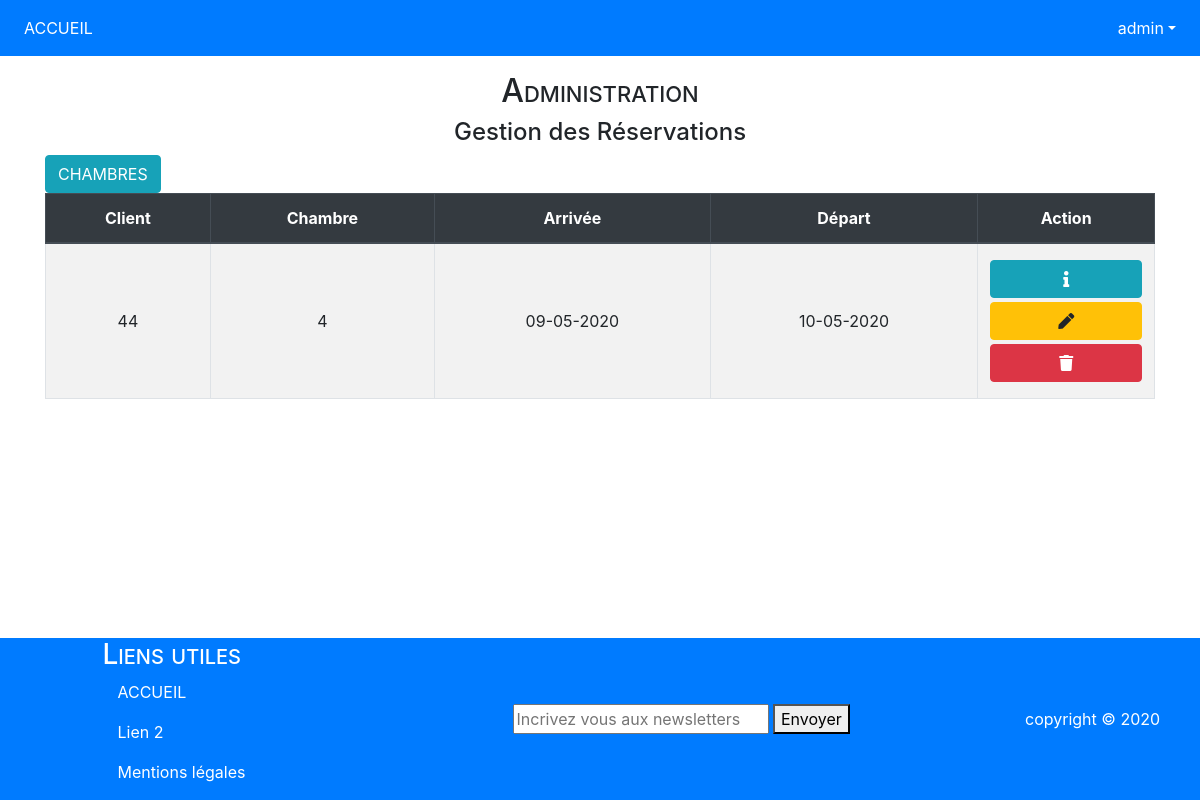
The app's page /index.php?action=admin (signed in) with its own data.
### tables this page shows
CREATE TABLE `reservation` (
  `numClient` int(11) NOT NULL,
  `numChambre` int(11) NOT NULL,
  `dateArrivee` date NOT NULL,
  `dateDepart` date NOT NULL
);

### index.php (called while the page is built)
<?php
require('./app/Router.php');
$router = new Router($base);
$router->reqUrl();

### models/Driver.php (called while the page is built, shortened)
<?php
abstract class Driver
{
    protected $base;
    public function __construct($base)
    {
        $this->base = $base;
    }
    public function listeReservation()
    {
        $sql = "SELECT * FROM reservation ORDER BY dateArrivee, dateDepart";
        $res = $this->base->prepare($sql);
        $res->execute();
        $rows = $res->fetchAll(PDO::FETCH_OBJ);
        $data = [];
        $compteur = 0;
        foreach($rows as $row)
        {
            $reserv = new Reservation();
            $reserv->setNumClient($row->numClient);
            $reserv->setNumChambre($row->numChambre);
            $reserv->setDateArrivee($row->dateArrivee);
            $reserv->setDateDepart($row->dateDepart);
            $data[$compteur++] = $reserv;
        }
        return $data;
    }
}

### models/Reservation.class.php (called while the page is built, shortened)
<?php
class Reservation
{
    private $numClient;
    private $numChambre;
    private $dateArrivee;
    private $dateDepart;
    public function getDateDepart() {
        return $this->dateDepart;
    }
    public function setDateDepart($dateDepart) {
        $this->dateDepart = $dateDepart;
    }
    public function getDateArrivee() {
        return $this->dateArrivee;
    }
    public function setDateArrivee($dateArrivee) {
        $this->dateArrivee = $dateArrivee;
    }
    public function getNumChambre() {
        return $this->numChambre;
    }
    public function setNumChambre($numChambre) {
        $this->numChambre = $numChambre;
    }
    public function getNumClient() {
        return $this->numClient;
    }
    public function setNumClient($numClient) {
        $this->numClient = $numClient;
    }
}

### views/backend/admin.php (the view, shortened to what this page needs)
<h2 class="text-center">Administration</h2>
<h4 class="text-center">Gestion des Réservations</h4>
<div class="input-group my-1 justify-content-between" style="margin-bottom: 0 !important;">
    <div>
        <a href="./index.php?action=list_chambre" class="btn btn-info">CHAMBRES</a>
    </div>
</div>
<?php if($nbRow === 0) { echo "<div class='posCenter'><h2 class='text-center'>Il n'y a actuellement aucune réservation !</h2></div>"; } else { ?>
<table class="table table-bordered table-striped table-hover text-center align-middle">
    <thead class="thead-dark">
        <tr>
            <th class="align-middle">Client</th>
            <th class="align-middle">Chambre</th>
            <th class="align-middle">Arrivée</th>
            <th class="align-middle">Départ</th>
            <th class="align-middle">Action</th>
        </tr>
    </thead>
    <tbody>
        <?php foreach($data as $d) { ?>
        <tr>
            <td class="align-middle"><?= $d->getNumClient(); ?></td>
            <td class="align-middle"><?= $d->getNumChambre(); ?></td>
            <td class="align-middle"><?= date('d-m-Y', strtotime($d->getDateArrivee())); ?></td>
            <td class="align-middle"><?= date('d-m-Y', strtotime($d->getDateDepart())); ?></td>
            <td class="align-middle">
                <div class="my-1"><a href="./index.php?action=detail_reserv&client=<?= $d->getNumClient(); ?>&chambre=<?= $d->getNumChambre(); ?>" class="btn btn-info col" title="Détails de la réservation du client <?= $d->getNumClient(); ?>"><i class="fas fa-info"></i></a></div>
                <div class="my-1"><a href="./index.php?action=upd_reserv&client=<?= $d->getNumClient(); ?>&chambre=<?= $d->getNumChambre(); ?>" class="btn btn-warning col" title="Editer la réservation du client <?= $d->getNumClient(); ?>"><i class="fas fa-pen"></i></a></div>
                <?php if($_SESSION['role'] == 1 || trim($d->getDateDepart()) <= date('Y-m-d')) { ?>
                <div class="my-1"><a onclick="return confirm('Etes vous sûr...');" href="./index.php?action=del_reserv&client=<?= $d->getNumClient(); ?>&chambre=<?= $d->getNumChambre(); ?>" class="btn btn-danger col" title="Supprimer la réservation du client <?= $d->getNumClient() ?>"><i class="fas fa-trash"></i></a></div>
                <?php } ?>
            </td>
        </tr>
        <?php } ?>
    </tbody>
</table>
<?php
}
require_once('./views/gabarit.php');

### assets/css/PDO_TP_styles.css (style rules this page uses)
h1, h2, h3 { font-variant: small-caps; }

### records on screen
reservation: numClient "44", numChambre "4", dateArrivee "09-05-2020", dateDepart "10-05-2020"

### other values on screen
$_SESSION['login'] "admin"
